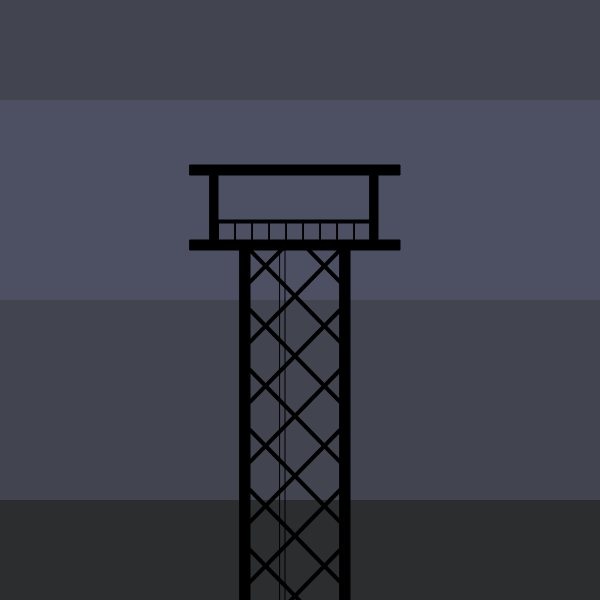
Frame 1 (no input)
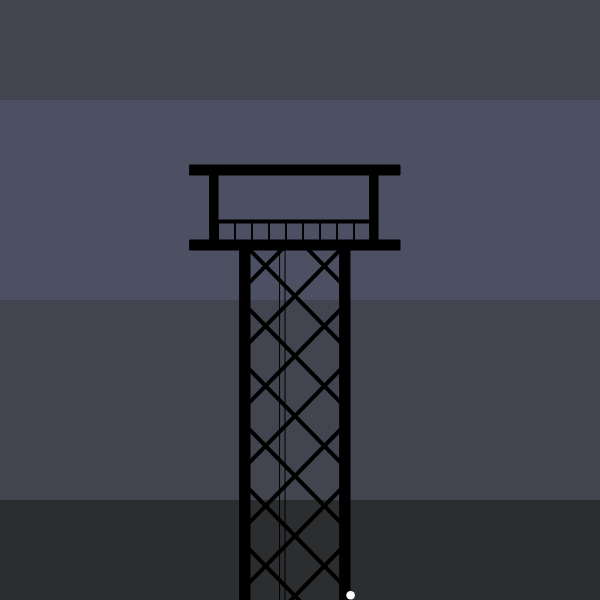
Frame 60 (no input)
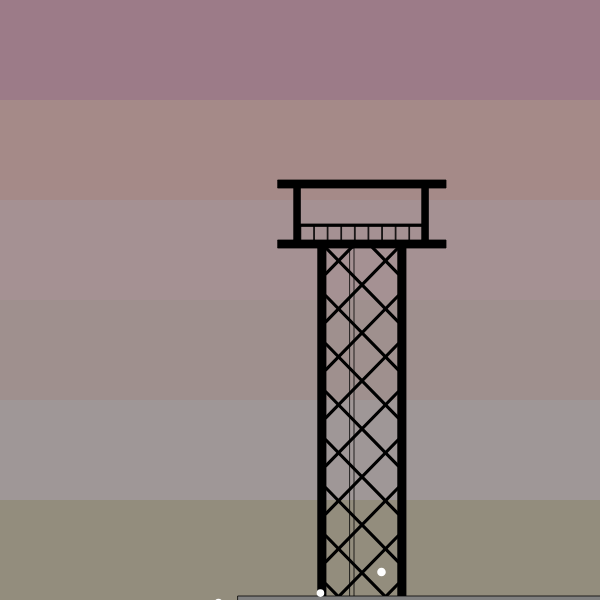
Frame 120 (the mouse pressed at the canvas centre since frame 60)

The p5.js sketch that drew these frames (run headless with seeded random() and noise() and a simulated clock; from frame 60 on, the mouse is pressed at the canvas centre):

// p5.js sketch
// ── sketch.js
/*
* Title: Project 1 - Form Generator
* Author: Josiah Dudden
* Date: Feb 2026
* Simple Description: A scene inspired by the ending of a game called "Z.A.T.O. // I Love the World and Everything In It". This project depicts a radio tower in a gloomy sky with upwards falling snow, which can be zoomed out to brighten the sky into sunrise colors, and to transmit a message.
* Instructions: Drag the mouse side to side to zoom in/out and change the color of the sky. Leave the scene fully zoomed out for a short time to display a message
*/

//the point at which the tower will zoom towards
let transX = 630
let transY = 240

//snowflake object array
let snowflakes = []

let transmission = ".-.- - . .--- .-.- .-.. ..-- -... .-.. ..--" //russian morse code for "ЯТЕЙЯЛЮБЛЮ" meaning "I LOVE YOU"
let waitedTime = 0
let waitLength = 120 //time to wait before showing message, in frames
let opacity = 0

function setup() {
  createCanvas(600, 600);
  rectMode(CORNER)
  angleMode(DEGREES)
  
  //iteration count = snowflake count
  for(i = 0; i < 30; i++){
    snowflakes.push(new Snowflake());
  }
  
  //initialize background colors
  darkSky = [color("#424550"), color("#4d5063"), color("#4d5063"), color("#424550"), color("#424550"), color("#2b2d2f")]
  brightSky = [color("#F6B2C0"), color("#fec4ac"), color("#FDD2C2"), color("#FBDACB"), color("#FBE9DE"), color("#FBEDCB")]
}

function draw() {  
  //link sky brightness to mouse position
  lerpValue = map(mouseX, 100, 500, 0, 1, true)
  
  //draw sky
  noStroke();
  fill(lerpColor(darkSky[0], brightSky[0], lerpValue))
  rect(0, 0, width, height/6)
  fill(lerpColor(darkSky[1], brightSky[1], lerpValue))
  rect(0, 100, width, height/6)
  fill(lerpColor(darkSky[2], brightSky[2], lerpValue))
  rect(0, 200, width, height/6)
  fill(lerpColor(darkSky[3], brightSky[3], lerpValue))
  rect(0, 300, width, height/6)
  fill(lerpColor(darkSky[4], brightSky[4], lerpValue))
  rect(0, 400, width, height/6)
  fill(lerpColor(darkSky[5], brightSky[5], lerpValue))
  rect(0, 500, width, height/6)
  
  //scale tower based on mouse position
  let towerScale = map(mouseX, 100, 500, 1, 0.6, true)
  
  //draw the tower
  push();
  translate(transX, transY); //move the scaling point
  scale( towerScale);
  drawTower(190 - transX, 165 - transY); //coords are the base of the top left of the tower
  pop();
  
  //show transmission if tower is fully zoomed out, after a short wait
  if (mouseX >= 500){
    //wait before drawing text
    waitedTime++
    
    //control opacity after waiting, will not exceed 255
    if (waitedTime >= waitLength){
      if (opacity <= 255){
        opacity += 3
      }
      else {
        opacity = 255 
      }
      
    fill(0, opacity)
    textSize(25)
    text(transmission, 20, 230)
    }
  }
  else if (mouseX < 500){
    
    waitedTime = 0
    
    if (opacity >= 0){
      opacity -= 25
    }
    else {
      opacity = 0
    }
    
    fill(0, opacity)
    textSize(25)
    text(transmission, 20, 230)
  }
  
  
  //update snowflakes
  let t = frameCount / 60;
  
  for (let flake of snowflakes){
    flake.update(t);
    flake.display();
  }
}

function mousePressed() {
  print("MouseX = " + mouseX + " MouseY = " + mouseY);
}

//My tower design with Professor's scaling solution, many thanks!
function drawTower(x, y) {
  //re-arranged from what you had to draw from the top down

  stroke(0);
  strokeWeight(1);
  //noFill();
  fill(0);

  //viewing deck
  //top
  rect(x, y, 210, 10);
  //bottom
  rect(x, y + 75, 210, 10);
  //left
  rect(x + 20, y + 5, 8, 70);
  //right
  rect(x + 180, y + 5, 8, 70);

  //tower body
  //left
  rect(x + 50, y + 85, 10, 1200);
  //right
  rect(x + 150, y + 85, 10, 1200);

  //handrail
  rect(x + 28, y + 55, 155, 3);
  for(i = 0; i < 9; i++){
    dMod = i * 17;
    rect(x + 28 + dMod, y + 56, 0.5, 20);
  }
  
  // "ladder"
  noFill();
  rect(x + 90, y + 85, 5, 1200);
  fill("black");
  
  //Criss Cross Pattern
  //Suggestion to try lines instead of rectangles

  push();

  beginClip(); //this clipping is a good idea - I extended the bounds to allow for scaling, might be nice to tie in with scale mapping
  rect(x + 50, y + 85, 110, 1200);
  endClip();

  //to the RIGHT and down
  let xBox = (130 * sqrt(2)) / 2; //based on original design of rectangle length = 130px
  let n = 20; //a guess really
  for (let i = -1; i < n; i++) {
    let interval = 60 * i; //some of these numbers are just a guess from your original drawing sketch.
    strokeWeight(4);
    line(x + 50 + 10, y + 85 + interval, x + 150, y + 85 + xBox + interval);
  }

  //to the LEFT and down (same numbers etc.)
  xBox = (130 * sqrt(2)) / 2; //based on original design of rectangle length = 130px
  n = 20;
  for (let i = -1; i < n; i++) {
    interval = 60 * i;
    strokeWeight(4);
    line(x + 150, y + 85 + interval, x + 50 + 10, y + 85 + xBox + interval);
  }

  pop();
  
  //building under the tower
  fill("grey")
  rect(x - 50, y + 520, 600, 600)
}

//special thanks for the Snowflakes example on the p5.js website for object help
class Snowflake {
  constructor() {
    //initialize snowflake variables
    this.pos = createVector(random(-40, width + 10), random(height, height*2 + 50)) //randomize position within looping bounds
    this.velocity = createVector(random(0.2, 0.6), random(-0.25, -0.7)) //randomize velocity slightly
    this.size = random(5, 9)
  }
  
  update(time) {
    //update position
    this.pos.add(this.velocity)
    
    //loop snowflake position once it leaves bounds of canvas
    if (this.pos.x > width + 10){
      this.pos.x = -50;
    }
    if (this.pos.y < -10) {
      this.pos.y = height + 50
    }
  }
  
  display() {
    //draw snowflake
    fill("white");
    noStroke();
    ellipse(this.pos.x, this.pos.y, this.size);
  }
}
// ── style.css
html, body {
  margin: 0;
  padding: 10px;
  text-align: center;
  background: #2e253b;
  color: white;
}

canvas {
  display: block;
  margin: auto;
}

a {
	color:aquamarine;
}

h1 {
	font-family: "Verdana";
}

h2 {
	font-family: "Verdana";
}

h4 {
	font-family: "Helvetica";
}

p {
	font-family: "Helvetica";
}
